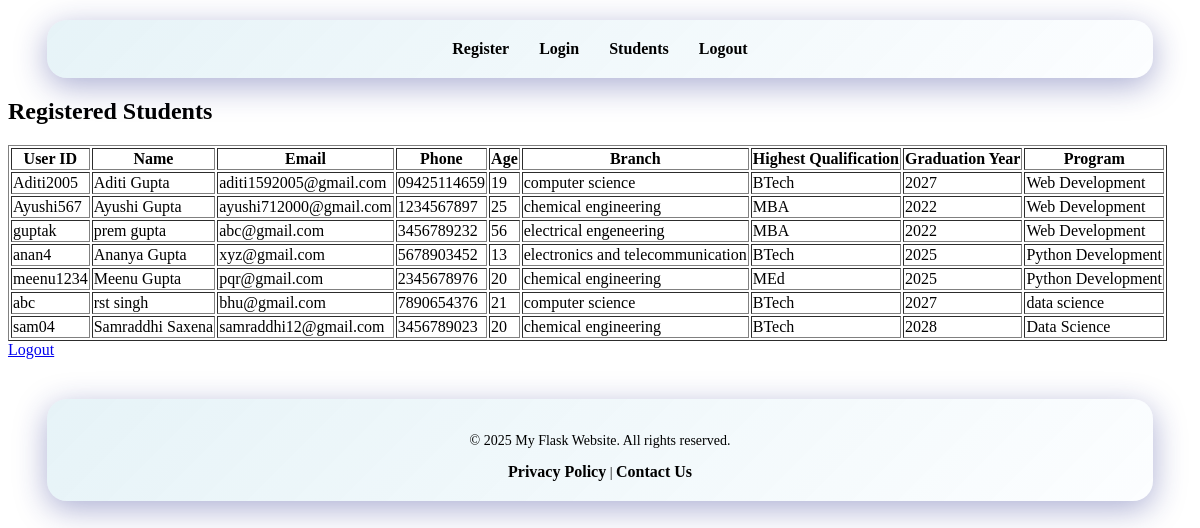
Page /admin (signed in) on the committed database.
### app.py (models this page shows, shortened)
class Student(db.Model):
    id = db.Column(db.Integer, primary_key=True)
    name = db.Column(db.String(100), nullable=False)
    email = db.Column(db.String(100), unique=True, nullable=False)
    phone = db.Column(db.String(20), nullable=False)
    age = db.Column(db.Integer)
    branch = db.Column(db.String(100))
    highest_qualification = db.Column(db.String(100))
    graduation_year = db.Column(db.Integer)
    program = db.Column(db.String(100), nullable=False)
    user_id = db.Column(db.String(100), unique=True)
    password_hash = db.Column(db.String(200))

### app.py (the view)
@app.route("/admin")
def admin_dashboard():
    if not session.get("admin_logged_in"):
        flash("Unauthorized access. Please log in as admin.", "error")
        return redirect(url_for("admin_login"))
    students = Student.query.all()
    return render_template("students.html", students=students)

### templates/students.html (shortened to what this page needs)
<!DOCTYPE html>
<html lang="en">
<head>
    <link rel="stylesheet" href="{{ url_for('static', filename='style.css') }}">
</head>
<body>
    {% include 'header.html' %}
    <h2>Registered Students</h2>
    <table border="1">
        <thead>
            <tr>
                <th>User ID</th>
                <th>Name</th>
                <th>Email</th>
                <th>Phone</th>
                <th>Age</th>
                <th>Branch</th>
                <th>Highest Qualification</th>
                <th>Graduation Year</th>
                <th>Program</th>
            </tr>
        </thead>
        <tbody>
            {% for student in students %}
            <tr>
                <td>{{ student.user_id }}</td>
                <td>{{ student.name }}</td>
                <td>{{ student.email }}</td>
                <td>{{ student.phone }}</td>
                <td>{{ student.age }}</td>
                <td>{{ student.branch }}</td>
                <td>{{ student.highest_qualification }}</td>
                <td>{{ student.graduation_year }}</td>
                <td>{{ student.program }}</td>
            </tr>
            {% else %}
            <tr>
                <td colspan="8">No students registered yet.</td>
            </tr>
            {% endfor %}
        </tbody>
    </table>
    <a href="{{ url_for('admin_logout') }}" class="logout-btn">Logout</a>
    {% include 'footer.html' %}
</body>
</html>

### templates/header.html
<div class="header-container">
    <nav>
        <a href="{{ url_for('register') }}">Register</a>
        <a href="{{ url_for('login') }}">Login</a>
        {% if session.get('admin_logged_in') %}
            <a href="{{ url_for('admin_dashboard') }}">Students</a>
            <a href="{{ url_for('admin_logout') }}">Logout</a>
        {% else %}
            <a href="{{ url_for('admin_login') }}">Admin Login</a>
        {% endif %}
    </nav>
</div>

### templates/footer.html
<div class="footer-container">
    <p>&copy; 2025 My Flask Website. All rights reserved.</p>
    <a href="#">Privacy Policy</a> |
    <a href="#">Contact Us</a>
</div>

### static/style.css (style rules this page uses)
.header-container, .footer-container { max-width: 90%; margin: 20px auto; padding: 20px; border-radius: 20px; background: linear-gradient(135deg, rgba(173, 216, 230, 0.3), rgba(240, 248, 255, 0.2)); backdrop-filter: blur(20px); -webkit-backdrop-filter: blur(20px); box-shadow: 0 8px 32px 0 rgba(31, 38, 135, 0.37); }
.header-container nav, .footer-container nav { display: flex; justify-content: center; gap: 30px; }
.header-container a, .footer-container a { color: white; text-decoration: none; font-weight: bold; font-size: 16px; transition: 0.3s ease; }
.footer-container { text-align: center; margin-top: 40px; font-size: 14px; }
.header-container a, .footer-container a { color: black; text-decoration: none; font-weight: bold; font-size: 16px; transition: 0.3s ease; }

### rows in the picture
Student: user_id "Aditi2005", name "Aditi Gupta", email "aditi1592005@gmail.com", phone "09425114659", age "19", branch "computer science", highest_qualification "BTech", graduation_year "2027", program "Web Development"
Student: user_id "Ayushi567", name "Ayushi Gupta", email "ayushi712000@gmail.com", phone "1234567897", age "25", branch "chemical engineering", highest_qualification "MBA", graduation_year "2022", program "Web Development"
Student: user_id "guptak", name "prem gupta", email "abc@gmail.com", phone "3456789232", age "56", branch "electrical engeneering", highest_qualification "MBA", graduation_year "2022", program "Web Development"
Student: user_id "anan4", name "Ananya Gupta", email "xyz@gmail.com", phone "5678903452", age "13", branch "electronics and telecommunication", highest_qualification "BTech", graduation_year "2025", program "Python Development"
Student: user_id "meenu1234", name "Meenu Gupta", email "pqr@gmail.com", phone "2345678976", age "20", branch "chemical engineering", highest_qualification "MEd", graduation_year "2025", program "Python Development"
Student: user_id "abc", name "rst singh", email "bhu@gmail.com", phone "7890654376", age "21", branch "computer science", highest_qualification "BTech", graduation_year "2027", program "data science"
Student: user_id "sam04", name "Samraddhi Saxena", email "samraddhi12@gmail.com", phone "3456789023", age "20", branch "chemical engineering", highest_qualification "BTech", graduation_year "2028", program "Data Science"
